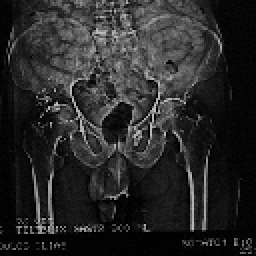
%> input picture Task3/Pelvis.bmp, 128 x 128 px (shown 2 times larger)
$ octave --eval "GUIimageprocessing;"   (GNU Octave 9; MATLAB toolbox functions it lacks are replaced by stand-ins)
%> lines starting %> are read from the running program, lines starting %| are printed output that depends on the picture
function [] = GUIimageprocessing()
clc;clear;close all;

imName = uigetfile('*.bmp');
%> the answer given: Pelvis.bmp

im1 = loadImage(imName);
%> in loadImage, im is the input picture: size 128x128 uint8; min 1, max 186, mean 40
% im1 = loadImage('Pelvis.bmp');
im1 = double(im1);

N=size(im1,1);M=size(im1,2);
%> after `N=size(im1,1)`: N = 128
%> after `M=size(im1,2)`: M = 128

sprintf('N= %f  M=%f',N,M);

tones=256;image_depth=255;


disp('****MENU****');
disp('1)Equalization ');
disp('2)CDF Table');
disp('3)CDF Equation');
disp('4)CDF Matlab');
disp('5)CLAHE');
disp('')
% selection = menu('Select a technique:','Simple Display','Histogram Equalization','Modified Histogram');
selection = menu('Select a technique:',1,2,3,4,5);
%> the answer given: 1

switch selection


    case 1
    tones=256;image_depth=255;
    N=size(im1,1);M=size(im1,2);
    subplot(2,2,1);
    hold on;
    imshow(im1,[]);
    title('original image');

    [Z]=hEqualization(im1,tones,image_depth);

    subplot(2,2,3);imshow(Z,[]);title('Equalized image');

    h_A=f_histogram(im1,tones);
    h_Z=f_histogram(Z,tones);

    if(rem(M,2)>0 || rem(N,2)>0)
        h_Z=h_Z(1:end-1);
    end

    subplot(2,2,2);plot(h_A/max(h_A),'linewidth',2);
    title('original image histogram ');grid on;

    subplot(2,2,4);plot(h_Z/max(h_Z),'--r','linewidth',2);
    title('Equalized image histogram');grid on;

    set(gcf,'Name','Designed by IasonasXrist','NumberTitle','On');

    case 2
    [im2] = APLH_APEIKONISH(im1,image_depth,tones);
    h_A=f_histogram(im1,tones);

    subplot(2,2,1);
    imshow(im2,[]);grid on;
    title('original image');
    subplot(2,2,2);plot(h_A/max(h_A));
    title('original image histogram ');

    J1=CDF_HistMod_Table(im1,tones);
    subplot(2,2,3);imshow(J1,[]);title('HE (CDF)-Table ')
    h_J1=f_histogram(J1,tones);
    subplot(2,2,4);plot(h_J1/max(h_J1) );title('CDF-Table histogram ')
    set(gcf,'Name','Designed by IasonasXrist','NumberTitle','On')

    case 3
    [im2] = APLH_APEIKONISH(im1,image_depth,tones);
    h_A=f_histogram(im1,tones);

    subplot(2,2,1);imshow(im2,[]);grid on;title('original image');
    subplot(2,2,2);plot(h_A/max(h_A));
    title('original image histogram ');

    Z=CDF_HistMod_Eqn(im1,tones);
%
    subplot(2,2,3);imshow(Z,[]);title('HE (CDF)-Equation ')
    h_J1=f_histogram(Z,tones);
    subplot(2,2,4);plot(h_J1/max(h_J1) );title('CDF-Equation histogram ')

    set(gcf,'Name','Designed by IasonasXrist','NumberTitle','On')

    case 4
    [im2] = APLH_APEIKONISH(im1,image_depth,tones);
    h_A=f_histogram(im1,tones);
    subplot(2,2,1);imshow(im2,[]);grid on;title('original image');
    subplot(2,2,2);plot(h_A/max(h_A));
    title('original image histogram ');

    Z = histeq(uint8(im1));
    subplot(2,2,3);imshow(Z,[]);title('HE (CDF) Matlab ')
    h_J1=f_histogram(Z,tones);
    subplot(2,2,4);plot(h_J1/max(h_J1) );title('CDF Matlab histogram ')

    set(gcf,'Name','Designed by IasonasXrist','NumberTitle','On')

    case 5
    [im2] = APLH_APEIKONISH(im1,image_depth,tones);
    h_A=f_histogram(im1,tones);

    subplot(2,2,1);
    imshow(im2,[]);
    title('original image ');grid on;
    subplot(2,2,2);plot(h_A/max(h_A));
    title('original image histogram ');

    J2 = adapthisteq(uint8(im1),'clipLimit',0.02,'Distribution','uniform');
    % 'uniform', 'rayleigh', 'exponential'
    subplot(2,2,3);imshow(J2,[]);title('CLAHE');
    h_J2=f_histogram(J2,tones);
    subplot(2,2,4);plot(h_J2/max(h_J2) );
    title('CLAHE histogram');
    set(gcf,'Name','Designed by IasonasXrist','NumberTitle','On');
end


% ----------------- APLH_APEIKONISH-----------------------------
% [12 lines left out: function APLH_APEIKONISH, not called in this run]

% ----------------- f_histogram -----------------------------

function [h]=f_histogram(A,tones)
M=size(A,1);N=size(A,2);
tn=0:(tones-1);
C=reshape(A',M*N,1);%from 2d-->1d matrix
h=hist(C,tn);%find histogram

% ----------------- hEqualization -----------------------------

function [Z]=hEqualization(A,tones,image_depth)
%> called with tones = 256, image_depth = 255
%turn matrix values into image values (pixels)
N=size(A,1);M=size(A,2);
%> after `N=size(A,1)`: N = 128
%> after `M=size(A,2)`: M = 128
for i=1:N
    for j=1:M
        ival=A(i,j);
        tone_ival=(tones-1)*(double(ival)-0)/(image_depth-0);
        B(i,j)=tone_ival;
    end;
end;
N=size(B,1);M=size(B,2);
k=0;
Bval=zeros(N*M,1);
%from 2-d to 1-d
for i=1:N
    for j=1:M
        k=k+1;
        Bval(k)=round(B(i,j));
    end
end
%> after the loop, k = 16384
clear B;

%sort 1-d table that holds image values
%p retains original index values in 1-d table Bval
[C,p]=sort(Bval);
clear C;
BL=length(Bval);
%> BL = 16384
clear Bval;
neq=round((N*M)/tones);
%> neq = 64
zRem=rem(BL,neq);
%> zRem = 0
az=fix(N*M/neq);
%> az = 256
k=-1;
for i=1:neq:neq*az
    k=k+1;
    for j=1:neq
        D(i+j-1)=k;
    end
end
%> after the loop, k = 255
if(zRem>0)
    k=k+1;
    for i=neq*az+1:(az*neq)+zRem
        D(i)=k;
    end
end
%reassign equalized values into their proper position
k=0;
for i=1:N
    for j=1:M
        k=k+1;
        L(p(k))=D(k);
    end
end
%> after the loop, k = 16384
clear D;
%turn 1-d table into 2-d table
k=0;
for i=1:N
    for j=1:M
        k=k+1;
        Z(i,j)=L(k);
    end
end
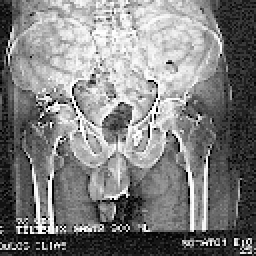
%> Z: size 128x128 double (shown 2 times larger); min 0, max 255, mean 127.5
clear L;

% ----------------- CDF_HistMod_Table -----------------------------

% [26 lines left out: function CDF_HistMod_Table, not called in this run]

% ----------------- CDF_HistMod_Eqn -----------------------------


% [26 lines left out: function CDF_HistMod_Eqn, not called in this run]

% ----------------- Load Image -----------------------------

function [im1]=loadImage(imName)
if(imName(end-1:end) == 'cm')
    im = dicomread(imName);
else
    im = imread(imName);
end
if (size(im,3)>1)
    im1=rgb2gray(im);
else
    im1=im;
end
%> in f_histogram, `h=hist(C,tn);`: h = 256 values, max 1355 at index 5, min 0 at index 1, mean 64
%> in GUIimageprocessing, `h_A=f_histogram(im1,tones);`: h_A has the same summary as h in f_histogram
%> in GUIimageprocessing, `h_Z=f_histogram(Z,tones);`: h_Z = 256 values from 64 to 64
%> `GUIimageprocessing;`:
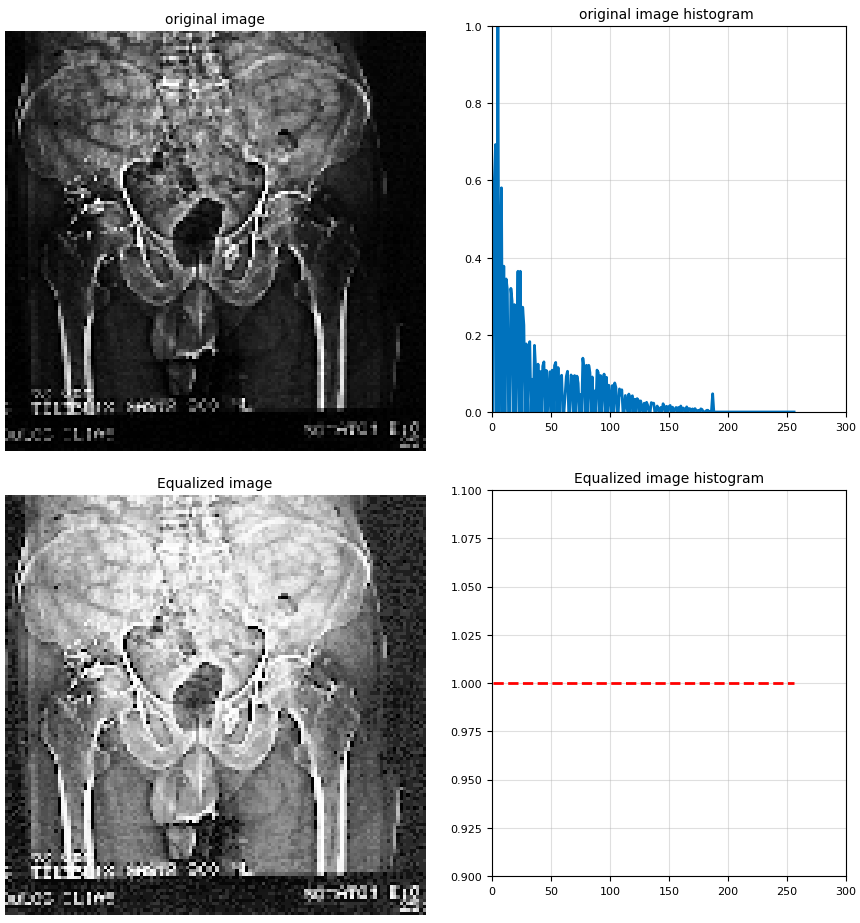
%> figure redrawn from the program's plot data, 4 panels
